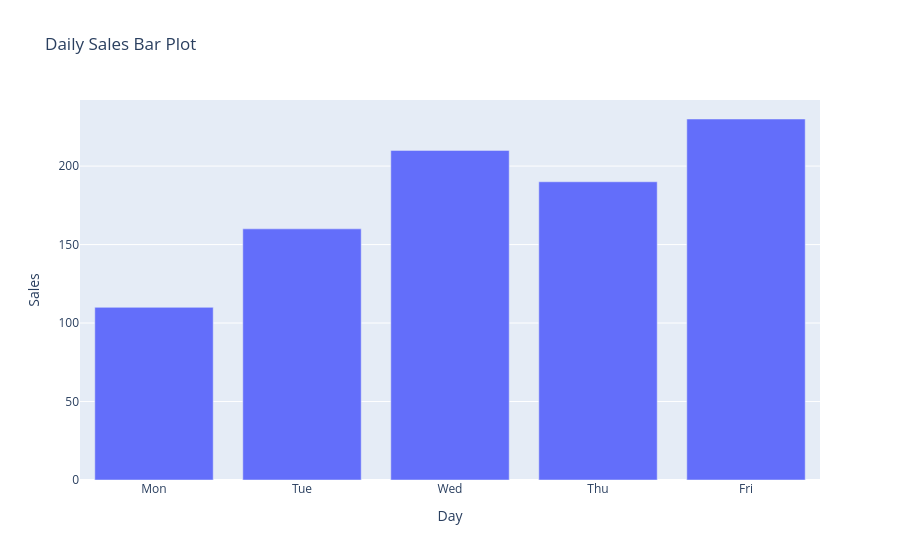

Notebook code for this chart:
### Markdown cell above
### Example 1: Basic Bar Plot

### Code cell
df = pd.DataFrame({
    "Day": ["Mon", "Tue", "Wed", "Thu", "Fri"],
    "Sales": [110, 160, 210, 190, 230]
})
fig = px.bar(df, x="Day", y="Sales", title="Daily Sales Bar Plot")
fig.show()

### Figure 1 — Plotly figure (JSON) as saved in the notebook; plotly's stock layout.template omitted (floating-point values rounded to 4 significant figures)
{"data": [{"hovertemplate": "Day=%{x}<br>Sales=%{y}<extra></extra>", "legendgroup": "", "marker": {"color": "#636efa", "pattern": {"shape": ""}}, "name": "", "orientation": "v", "showlegend": false, "textposition": "auto", "type": "bar", "x": ["Mon", "Tue", "Wed", "Thu", "Fri"], "xaxis": "x", "y": [110, 160, 210, 190, 230], "yaxis": "y"}], "layout": {"barmode": "relative", "legend": {"tracegroupgap": 0}, "title": {"text": "Daily Sales Bar Plot"}, "xaxis": {"anchor": "y", "domain": [0, 1], "title": {"text": "Day"}}, "yaxis": {"anchor": "x", "domain": [0, 1], "title": {"text": "Sales"}}}}
